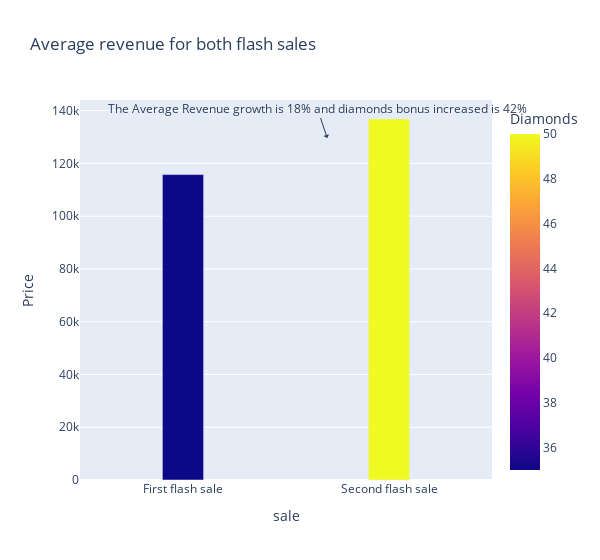

Here is the notebook cell this chart was saved with:
### Code cell
#Plotting the Average revenues for both the flash sale and finding the better sale.
fig = ps.bar(best_sale, x="sale", y="Price" ,color = 'Diamonds',title="Average revenue for both flash sales",width = 600)
fig.update_traces(width=0.2)
fig.add_annotation(
    xref="x domain",
    yref="y domain",
    x=0.60,
    y=0.9,
    text="The Average Revenue growth is {}% and diamonds bonus increased is {}%".format(percent_price,percent_diamond),
    arrowhead=1,)
fig.show()

### Figure 1 — Plotly figure (JSON) as saved in the notebook; plotly's stock layout.template omitted (floating-point values rounded to 4 significant figures)
{"data": [{"alignmentgroup": "True", "hovertemplate": "sale=%{x}<br>Price=%{y}<br>Diamonds=%{marker.color}<extra></extra>", "legendgroup": "", "marker": {"color": [35, 50], "coloraxis": "coloraxis"}, "name": "", "offsetgroup": "", "orientation": "v", "showlegend": false, "textposition": "auto", "type": "bar", "width": 0.2, "x": ["First flash sale", "Second flash sale"], "xaxis": "x", "y": [115800.0, 136800.0], "yaxis": "y"}], "layout": {"annotations": [{"arrowhead": 1, "text": "The Average Revenue growth is 18% and diamonds bonus increased is 42%", "x": 0.6, "xref": "x domain", "y": 0.9, "yref": "y domain"}], "barmode": "relative", "coloraxis": {"colorbar": {"title": {"text": "Diamonds"}}, "colorscale": [[0, "#0d0887"], [0.1111, "#46039f"], [0.2222, "#7201a8"], [0.3333, "#9c179e"], [0.4444, "#bd3786"], [0.5556, "#d8576b"], [0.6667, "#ed7953"], [0.7778, "#fb9f3a"], [0.8889, "#fdca26"], [1, "#f0f921"]]}, "legend": {"tracegroupgap": 0}, "title": {"text": "Average revenue for both flash sales"}, "width": 600, "xaxis": {"anchor": "y", "domain": [0, 1], "title": {"text": "sale"}}, "yaxis": {"anchor": "x", "domain": [0, 1], "title": {"text": "Price"}}}}
